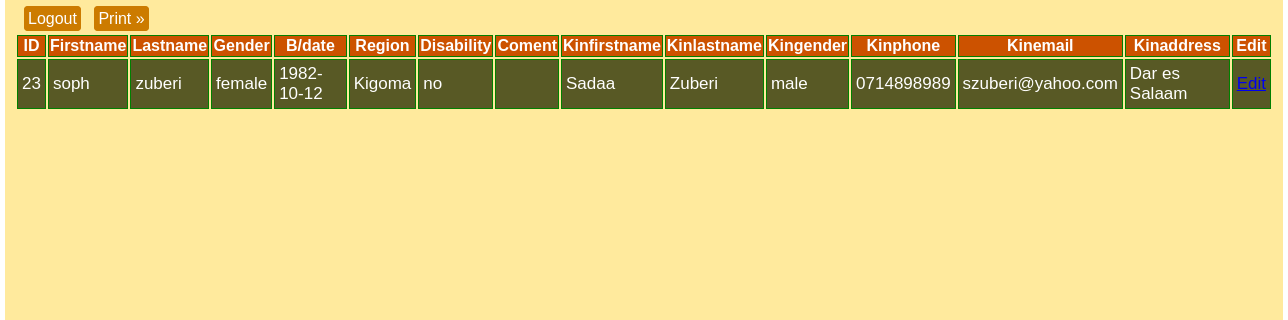
The app's page /student_page.php?id=3 (signed in) with its own data.
### tables this page shows
CREATE TABLE IF NOT EXISTS `studentdetail` (
`id` int(11) NOT NULL,
  `student_id` varchar(11) NOT NULL,
  `firstname` varchar(100) NOT NULL,
  `lastname` varchar(100) NOT NULL,
  `gender` varchar(20) NOT NULL,
  `date1` varchar(20) NOT NULL,
  `region` varchar(100) NOT NULL,
  `disability` varchar(20) NOT NULL,
  `coment` text NOT NULL,
  `kinfirstname` varchar(100) NOT NULL,
  `kinlastname` varchar(100) NOT NULL,
  `kingender` varchar(20) NOT NULL,
  `kinphone` varchar(20) NOT NULL,
  `kinemail` varchar(50) NOT NULL,
  `kinaddress` varchar(50) NOT NULL
);

### student_page.php (the view, shortened to what this page needs)
<?php include('connection.php'); ?>
<html>
<head>
	<link rel="stylesheet" type="text/css" href="css/form.css">
	<link rel="stylesheet" type="text/css" href="css/admin.css">
</head>
<body>
	<a href="logout.php" class="lgout logout1">Logout</a>
<?php
	if(isset($_GET['id']) && (!empty($_GET['id']))){
		$id = $_GET['id'];
		$sql= 'SELECT * FROM studentdetail where student_id = '.$id.'';
		$result= mysqli_query($link,$sql) or die("Could not conect". mysqli_error($link));
		if (mysqli_num_rows($result)>0) {
			echo '<table>
						<tr>
							<th>ID</th>
							<th>Firstname</th>
							<th>Lastname</th>
							<th>Gender</th>
							<th>B/date</th>
							<th>Region</th>
							<th>Disability</th>
							<th>Coment</th>
							<th>Kinfirstname</th>
							<th>Kinlastname</th>
							<th>Kingender</th>
							<th>Kinphone</th>
							<th>Kinemail</th>
							<th>Kinaddress</th>
							<th>Edit</th>
						</tr>';
			while ($rows=mysqli_fetch_assoc($result)) {
				 echo '<tr>
					<td>'.$rows['id'].'</td>
					<td>'.$rows['firstname'].'</td>
					<td>'.$rows['lastname'].'</td>
					<td>'.$rows['gender'].'</td>
					<td>'.$rows['date1'].'</td>
					<td>'.$rows['region'].'</td>
					<td>'.$rows['disability'].'</td>
					<td>'.$rows['coment'].'</td>
					<td>'.$rows['kinfirstname'].'</td>
					<td>'.$rows['kinlastname'].'</td>
					<td>'.$rows['kingender'].'</td>
					<td>'.$rows['kinphone'].'</td>
					<td>'.$rows['kinemail'].'</td>
					<td>'.$rows['kinaddress'].'</td>
					<td><a href="student_edit.php?edit='.$rows['id'].'">Edit</a></td>
					</tr>
				';
			}
			echo "<a href='javascript:window.print()' class ='lgout'> Print &raquo</a>";
			echo '</table>';
		}
	}
?>
</body>
</html>

### css/form.css (style rules this page uses)
body { margin: 0 auto; width: 900px; height: 800px; font-family: sans-serif; _adding: 23px 10px; }

### css/admin.css (style rules this page uses)
html { background-color: white; }
body { margin: 0 auto; width: 1258px; height: 900px; background-color: rgb(255, 234, 157); padding: 10px; }
table { margin-top: 5px; }
tr, th ,td { border: 1px solid green; margin-left: 5px; color: rgb(254, 55, 58); }
table tr td { padding: 4px; background-color: rgb(88, 89, 37); color: white; font-size: 17px; }
table tr th { background: rgb(204, 82, 0); color: white }
.lgout { background-color: rgb(204, 123, 0); color: white; text-decoration: none; width: 200px; border: 1px solid rgb(204, 123, 0); border-radius: 4px; padding: 3px; margin-left: 9px; }

### records on screen
studentdetail: id "23", firstname "soph", lastname "zuberi", gender "female", date1 "1982-10-12", region "Kigoma", disability "no", kinfirstname "Sadaa", kinlastname "Zuberi", kingender "male", kinphone "0714898989", kinemail "szuberi@yahoo.com", kinaddress "Dar es Salaam"
